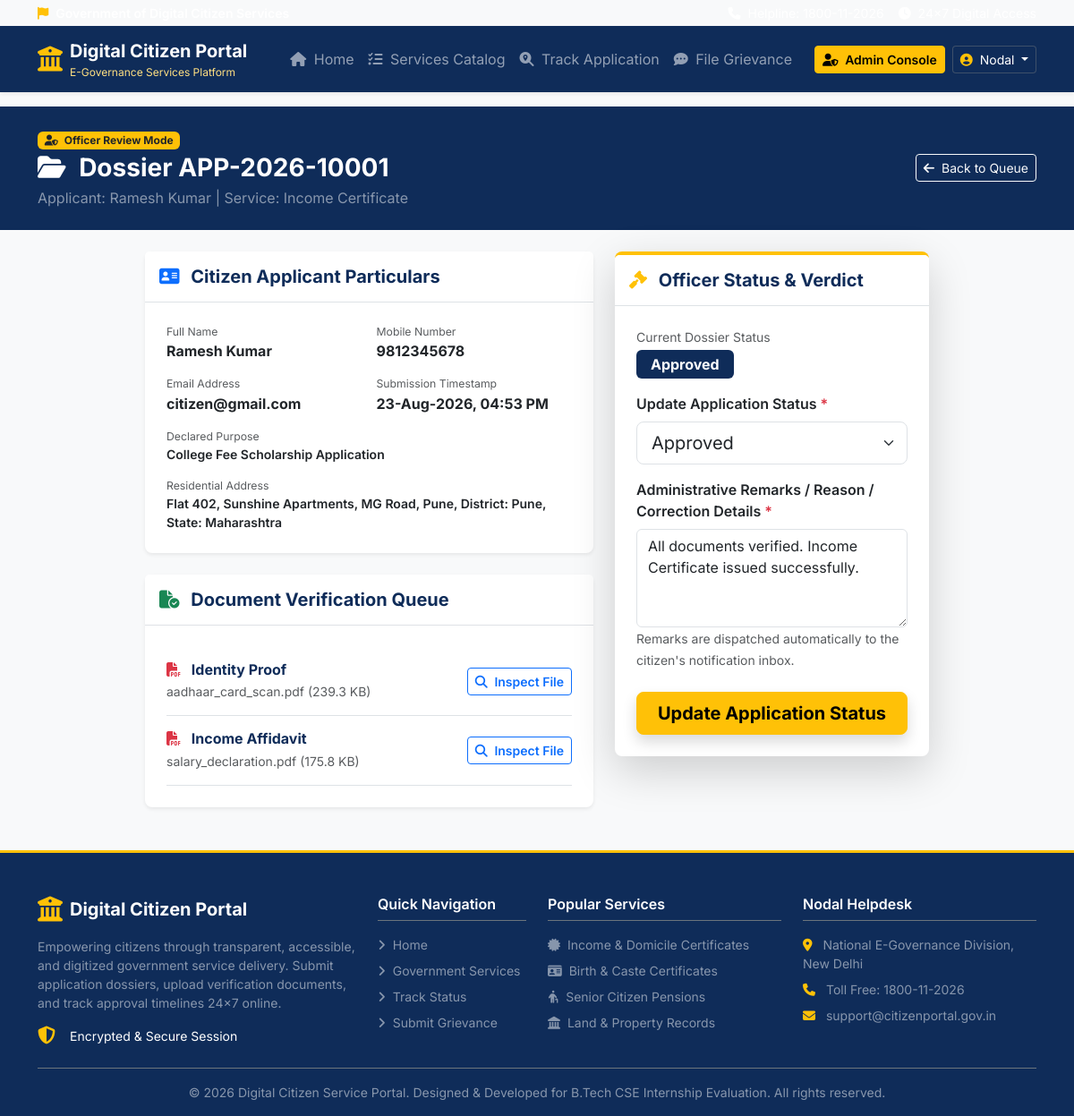
Screenshot of /admin/application/1 (signed in) with the database file from the repository.
### app/models.py (models this page shows, shortened)
class User(UserMixin, db.Model):
    __tablename__ = 'users'
    id = db.Column(db.Integer, primary_key=True)
    name = db.Column(db.String(120), nullable=False)
    email = db.Column(db.String(120), unique=True, nullable=False, index=True)
    mobile = db.Column(db.String(15), nullable=False)
    password_hash = db.Column(db.String(256), nullable=False)
    role = db.Column(db.String(20), nullable=False, default='citizen') # 'citizen' or 'admin'
    address = db.Column(db.Text, nullable=True)
    state = db.Column(db.String(80), nullable=True)
    district = db.Column(db.String(80), nullable=True)
    created_at = db.Column(db.DateTime, default=datetime.utcnow)
    applications = db.relationship('Application', backref='user', lazy=True, cascade="all, delete-orphan")
    grievances = db.relationship('Grievance', backref='user', lazy=True)
    notifications = db.relationship('Notification', backref='user', lazy=True, cascade="all, delete-orphan")
    def is_admin(self):
        return self.role == 'admin'

class Application(db.Model):
    __tablename__ = 'applications'
    id = db.Column(db.Integer, primary_key=True)
    application_number = db.Column(db.String(50), unique=True, nullable=False, index=True)
    user_id = db.Column(db.Integer, db.ForeignKey('users.id'), nullable=False)
    service_id = db.Column(db.Integer, db.ForeignKey('services.id'), nullable=False)
    personal_info = db.Column(db.Text, nullable=True) # JSON string
    address_info = db.Column(db.Text, nullable=True)  # JSON string
    purpose = db.Column(db.String(255), nullable=False)
    additional_info = db.Column(db.Text, nullable=True)
    status = db.Column(db.String(40), nullable=False, default='submitted')
    current_remarks = db.Column(db.Text, nullable=True)
    created_at = db.Column(db.DateTime, default=datetime.utcnow)
    updated_at = db.Column(db.DateTime, default=datetime.utcnow, onupdate=datetime.utcnow)
    documents = db.relationship('Document', backref='application', lazy=True, cascade="all, delete-orphan")
    def get_address_info(self):
        if self.address_info:
            try:
                return json.loads(self.address_info)
            except Exception:
                return {}
        return {}

class Service(db.Model):
    __tablename__ = 'services'
    id = db.Column(db.Integer, primary_key=True)
    name = db.Column(db.String(150), nullable=False)
    description = db.Column(db.Text, nullable=False)
    required_documents = db.Column(db.Text, nullable=False) # Store comma-separated or formatted list
    processing_time = db.Column(db.String(50), nullable=False) # e.g. "7 Working Days"
    category = db.Column(db.String(80), nullable=False, default='Certificates') # e.g., Certificates, Pensions, Revenue, Others
    icon = db.Column(db.String(50), default='fa-file-medical')
    created_at = db.Column(db.DateTime, default=datetime.utcnow)
    applications = db.relationship('Application', backref='service', lazy=True)

class Document(db.Model):
    __tablename__ = 'documents'
    id = db.Column(db.Integer, primary_key=True)
    application_id = db.Column(db.Integer, db.ForeignKey('applications.id'), nullable=False)
    document_type = db.Column(db.String(100), nullable=False) # e.g. "Identity Proof", "Address Proof", "Income Document"
    original_filename = db.Column(db.String(255), nullable=False)
    stored_filename = db.Column(db.String(255), nullable=False)
    file_path = db.Column(db.String(500), nullable=False)
    file_type = db.Column(db.String(50), nullable=False)
    file_size = db.Column(db.Integer, nullable=False) # bytes
    uploaded_at = db.Column(db.DateTime, default=datetime.utcnow)

### app/routes/admin.py (the view, shortened to what this page needs)
@admin_bp.route('/application/<int:application_id>', methods=['GET', 'POST'])
@login_required
@admin_required
def application_detail(application_id):
    app_record = Application.query.get_or_404(application_id)
    form = StatusUpdateForm()
    if request.method == 'GET':
        form.status.data = app_record.status
        form.remarks.data = app_record.current_remarks or ''
    timeline = get_timeline_steps(app_record.status)
    documents = app_record.documents
    return render_template('admin/application_detail.html',
                           app_record=app_record,
                           form=form,
                           timeline=timeline,
                           documents=documents)

### app/forms.py
class StatusUpdateForm(FlaskForm):
    status = SelectField('Update Application Status', choices=[
        ('submitted', 'Submitted'),
        ('under_review', 'Under Review'),
        ('documents_verified', 'Documents Verified'),
        ('correction_requested', 'Correction Requested'),
        ('approved', 'Approved'),
        ('rejected', 'Rejected')
    ], validators=[DataRequired()])
    remarks = TextAreaField('Administrative Remarks / Reason / Correction Details', validators=[DataRequired(), Length(min=3, max=1000)])
    submit = SubmitField('Update Application Status')

### app/utils.py (called while the page is built)
def admin_required(f):
    @wraps(f)
    def decorated_function(*args, **kwargs):
        if not current_user.is_authenticated:
            flash('Please log in with administrative credentials.', 'warning')
            return redirect(url_for('auth.login'))
        if not current_user.is_admin():
            flash('Access Denied. Administrative privileges required.', 'danger')
            return redirect(url_for('citizen.dashboard'))
        return f(*args, **kwargs)
    return decorated_function

### app/templates/admin/application_detail.html (shortened to what this page needs)
{% extends "base.html" %}
{% block content %}
<div class="bg-navy text-white py-4 mb-4">
    <div class="container">
        <div class="d-flex flex-wrap justify-content-between align-items-center gap-2">
            <div>
                <span class="badge bg-warning text-dark mb-1"><i class="fa-solid fa-user-shield me-1"></i> Officer Review Mode</span>
                <h1 class="h3 fw-bold mb-1"><i class="fa-solid fa-folder-open me-2"></i> Dossier {{ app_record.application_number }}</h1>
                <p class="text-white-50 mb-0">Applicant: {{ app_record.user.name }} | Service: {{ app_record.service.name }}</p>
            </div>
            <div>
                <a href="{{ url_for('admin.dashboard') }}" class="btn btn-outline-light btn-sm">
                    <i class="fa-solid fa-arrow-left me-1"></i> Back to Queue
                </a>
            </div>
        </div>
    </div>
</div>
<div class="container pb-5 max-w-900">
    <div class="row g-4">
        <div class="col-lg-7">
            <div class="card border-0 shadow-sm rounded-3 mb-4">
                <div class="card-header bg-white py-3 border-bottom">
                    <h5 class="fw-bold text-navy mb-0"><i class="fa-solid fa-address-card text-primary me-2"></i> Citizen Applicant Particulars</h5>
                </div>
                <div class="card-body p-4 fs-7">
                    <div class="row g-3">
                        <div class="col-md-6">
                            <small class="text-muted d-block">Full Name</small>
                            <strong class="text-dark fs-6">{{ app_record.user.name }}</strong>
                        </div>
                        <div class="col-md-6">
                            <small class="text-muted d-block">Mobile Number</small>
                            <strong class="text-dark fs-6">{{ app_record.user.mobile }}</strong>
                        </div>
                        <div class="col-md-6">
                            <small class="text-muted d-block">Email Address</small>
                            <strong class="text-dark fs-6">{{ app_record.user.email }}</strong>
                        </div>
                        <div class="col-md-6">
                            <small class="text-muted d-block">Submission Timestamp</small>
                            <strong class="text-dark fs-6">{{ app_record.created_at.strftime('%d-%b-%Y, %I:%M %p') }}</strong>
                        </div>
                        <div class="col-12">
                            <small class="text-muted d-block">Declared Purpose</small>
                            <span class="text-dark fw-semibold">{{ app_record.purpose }}</span>
                        </div>
                        <div class="col-12">
                            <small class="text-muted d-block">Residential Address</small>
                            <span class="text-dark fw-semibold">
                                {{ app_record.get_address_info().get('street_address', app_record.user.address) }},
                                {{ app_record.get_address_info().get('city', '') }},
                                District: {{ app_record.get_address_info().get('district', app_record.user.district) }},
                                State: {{ app_record.get_address_info().get('state', app_record.user.state) }}
                            </span>
                        </div>
                    </div>
                </div>
            </div>
            <div class="card border-0 shadow-sm rounded-3">
                <div class="card-header bg-white py-3 border-bottom">
                    <h5 class="fw-bold text-navy mb-0"><i class="fa-solid fa-file-circle-check text-success me-2"></i> Document Verification Queue</h5>
                </div>
                <div class="card-body p-4">
                    {% if documents %}
                    <ul class="list-group list-group-flush">
                        {% for doc in documents %}
                        <li class="list-group-item d-flex justify-content-between align-items-center px-0 py-3 border-bottom">
                            <div>
                                <h6 class="fw-bold text-navy mb-1"><i class="fa-solid fa-file-pdf text-danger me-2"></i> {{ doc.document_type }}</h6>
                                <small class="text-muted d-block">{{ doc.original_filename }} ({{ (doc.file_size / 1024)|round(1) }} KB)</small>
                            </div>
                            <a href="{{ url_for('static', filename=doc.file_path) }}" target="_blank" class="btn btn-outline-primary btn-sm fw-semibold">
                                <i class="fa-solid fa-magnifying-glass me-1"></i> Inspect File
                            </a>
                        </li>
                        {% endfor %}
                    </ul>
                    {% else %}
                    <p class="text-muted mb-0">No document files attached.</p>
                    {% endif %}
                </div>
            </div>
        </div>
        <div class="col-lg-5">
            <div class="card border-0 shadow-lg rounded-3 border-top border-warning border-4 sticky-top" style="top: 80px;">
                <div class="card-header bg-white py-3 border-bottom">
                    <h5 class="fw-bold text-navy mb-0"><i class="fa-solid fa-gavel text-warning me-2"></i> Officer Status & Verdict</h5>
                </div>
                <div class="card-body p-4">
                    <div class="mb-3">
                        <small class="text-muted d-block">Current Dossier Status</small>
                        <span class="badge bg-navy fs-6 px-3 py-2 mt-1">{{ app_record.status.replace('_', ' ').title() }}</span>
                    </div>
                    <form method="POST" action="{{ url_for('admin.application_detail', application_id=app_record.id) }}">
                        <div class="mb-3">
                            <label class="form-label fw-semibold text-dark">{{ form.status.label.text }} <span class="text-danger">*</span></label>
                            {{ form.status(class="form-select form-select-lg") }}
                        </div>
                        <div class="mb-4">
                            <label class="form-label fw-semibold text-dark">{{ form.remarks.label.text }} <span class="text-danger">*</span></label>
                            {{ form.remarks(class="form-control", rows="4", placeholder="Enter official officer remarks, document verification notes, or rejection reasons...") }}
                            <small class="text-muted">Remarks are dispatched automatically to the citizen's notification inbox.</small>
                        </div>
                        {{ form.submit(class="btn btn-warning btn-lg w-100 fw-bold shadow") }}
                    </form>
                </div>
            </div>
        </div>
    </div>
</div>
{% endblock %}

### app/templates/components/navbar.html (shortened to what this page needs)
<nav class="navbar navbar-expand-lg navbar-dark bg-navy shadow-sm sticky-top" aria-label="Main navigation">
    <div class="container">
        <a class="navbar-brand d-flex align-items-center gap-2" href="{{ url_for('main.index') }}">
            <i class="fa-solid fa-building-columns fs-3 text-warning"></i>
            <div class="d-flex flex-column">
                <span class="fw-bold tracking-tight text-white fs-5 leading-tight">Digital Citizen Portal</span>
                <span class="fs-8 text-warning-light">E-Governance Services Platform</span>
            </div>
        </a>
        <div class="collapse navbar-collapse" id="navbarMain">
            <ul class="navbar-nav me-auto mb-2 mb-lg-0 ms-lg-4">
                <li class="nav-item">
                    <a class="nav-link {% if request.endpoint == 'main.index' %}active fw-semibold{% endif %}" href="{{ url_for('main.index') }}">
                        <i class="fa-solid fa-house me-1"></i> Home
                    </a>
                </li>
                <li class="nav-item">
                    <a class="nav-link {% if request.endpoint == 'main.services' %}active fw-semibold{% endif %}" href="{{ url_for('main.services') }}">
                        <i class="fa-solid fa-list-check me-1"></i> Services Catalog
                    </a>
                </li>
                <li class="nav-item">
                    <a class="nav-link {% if request.endpoint == 'main.track' %}active fw-semibold{% endif %}" href="{{ url_for('main.track') }}">
                        <i class="fa-solid fa-magnifying-glass-location me-1"></i> Track Application
                    </a>
                </li>
                <li class="nav-item">
                    <a class="nav-link {% if request.endpoint == 'main.grievance' %}active fw-semibold{% endif %}" href="{{ url_for('main.grievance') }}">
                        <i class="fa-solid fa-comment-dots me-1"></i> File Grievance
                    </a>
                </li>
            </ul>
            <div class="d-flex align-items-center gap-2">
                {% if current_user.is_authenticated %}
                    {% if current_user.is_admin() %}
                        <a href="{{ url_for('admin.dashboard') }}" class="btn btn-warning btn-sm fw-semibold">
                            <i class="fa-solid fa-user-shield me-1"></i> Admin Console
                        </a>
                    {% else %}
                        <a href="{{ url_for('citizen.dashboard') }}" class="btn btn-outline-light btn-sm fw-semibold">
                            <i class="fa-solid fa-gauge-high me-1"></i> My Dashboard
                        </a>
                    {% endif %}
                    <div class="dropdown">
                        <button class="btn btn-navy text-white dropdown-toggle border-secondary border-opacity-50 btn-sm" type="button" id="userMenu" data-bs-toggle="dropdown" aria-expanded="false">
                            <i class="fa-solid fa-circle-user text-warning me-1"></i> {{ current_user.name.split()[0] }}
                        </button>
                    </div>
                {% endif %}
            </div>
        </div>
    </div>
</nav>

### app/static/css/style.css (style rules this page uses)
:root { --navy-primary: #0f2c59; --navy-hover: #0a1f40; --gov-yellow: #ffb703; --gov-yellow-hover: #fb8500; --bg-light: #f8f9fa; --font-inter: 'Inter', system-ui, -apple-system, sans-serif; }
body { font-family: var(--font-inter); color: #2b2d42; background-color: var(--bg-light); }
.bg-navy { background-color: var(--navy-primary) !important; }
.text-navy { color: var(--navy-primary) !important; }
.btn-navy { background-color: var(--navy-primary); color: #ffffff; border: 1px solid var(--navy-primary); }
.text-warning-light { color: #ffe082; }
.max-w-900 { max-width: 900px; }
.fs-7 { font-size: 0.875rem; }
.fs-8 { font-size: 0.75rem; }

### rows the page displays
User: name "Nodal"
Application: application_number "APP-2026-10001", created_at "23-Aug-2026, 04:53 PM", purpose "College Fee Scholarship Application", get_address_info "Flat 402, Sunshine Apartments, MG Road", get_address_info "Pune", get_address_info "Maharashtra", status.replace "Approved", status "Approved"
User: user.name "Ramesh Kumar", user.mobile "9812345678", user.email "citizen@gmail.com"
Service: service.name "Income Certificate"
Document: document_type "Identity Proof", original_filename "aadhaar_card_scan.pdf", (doc.file_size/1024)|round(1) "239.3"
Document: document_type "Income Affidavit", original_filename "salary_declaration.pdf", (doc.file_size/1024)|round(1) "175.8"
